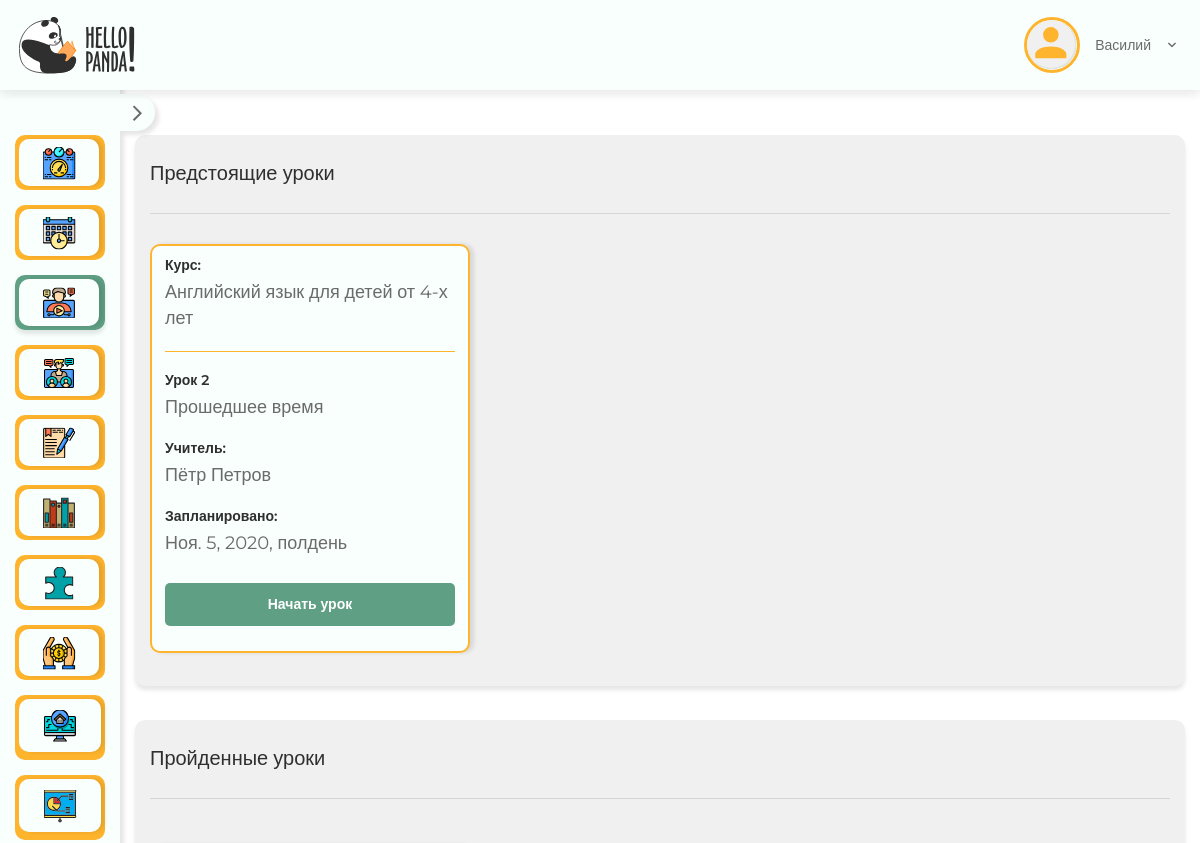
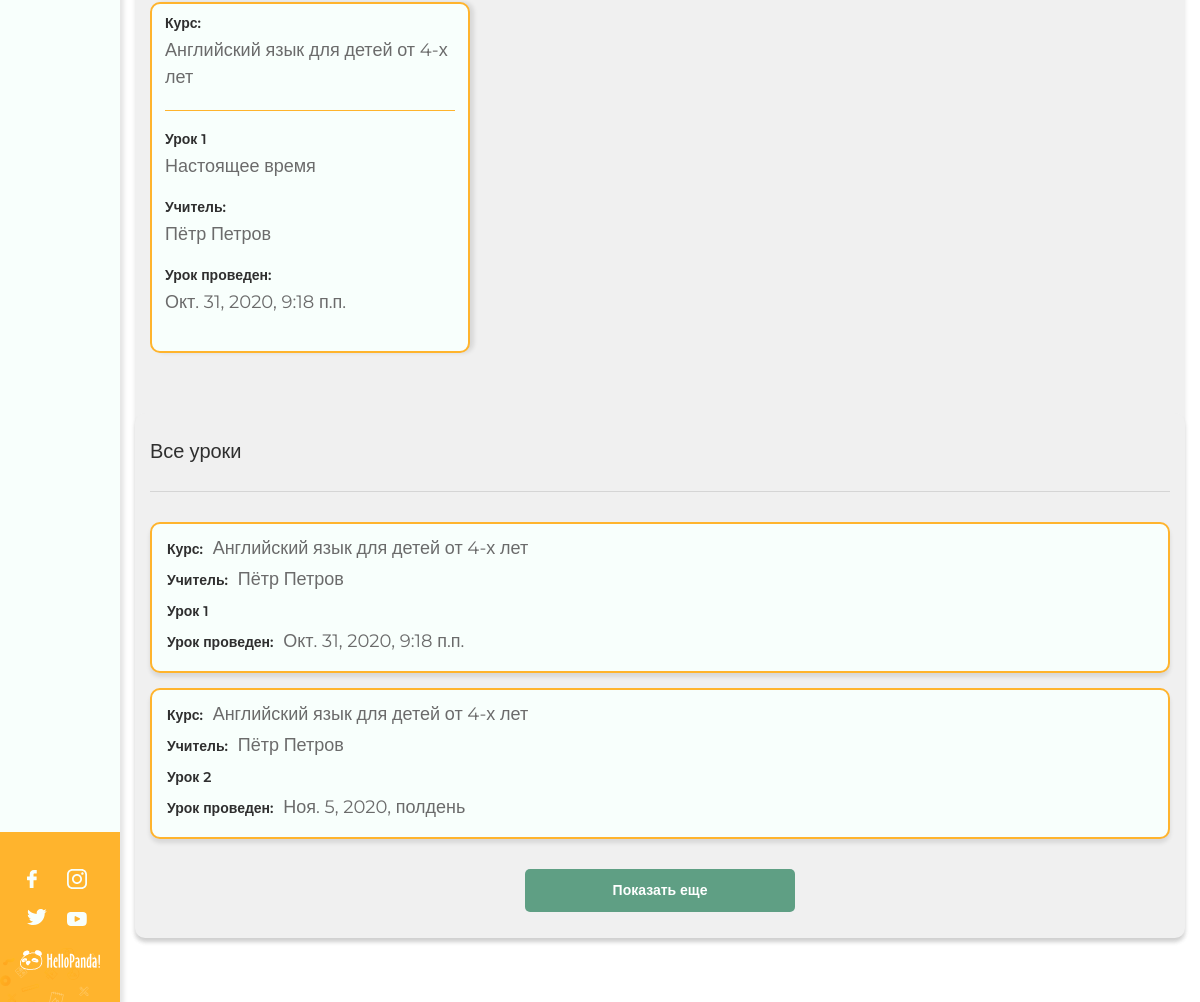
/lk/lessons/ (signed in), run on the app's committed database (2 pictures, top to bottom).
### course/models.py (models this page shows, shortened)
class PaidCourseLesson(CommonId):
    finished = models.BooleanField(default=False, verbose_name='завершен')
    test_result = models.FloatField(default=0, verbose_name='результат по тесту')
    word_result = models.FloatField(default=0, verbose_name='результат по словам')
    game_result = models.FloatField(default=0, verbose_name='результат по игре')
    note = models.TextField(default='', blank=True, verbose_name='заметки')
    paid_course = models.ForeignKey(PaidCourse, on_delete=models.PROTECT, related_name='paid_course_lessons', verbose_name='оплаченный курс')
    course_lesson = models.ForeignKey(CourseLesson, null=True, blank=True, on_delete=models.PROTECT, related_name='paid_course_lessons', verbose_name='курс <-> урок')
    lesson = models.ForeignKey(Lesson, on_delete=models.PROTECT, verbose_name='урок')
    class Meta:
        verbose_name = 'оплаченный курс <-> урок'
        verbose_name_plural = '04 | Оплаченные курсы <-> уроки'

class PaidCourse(CommonId):
    finished = models.BooleanField(default=False, verbose_name='завершен')
    course = models.ForeignKey(Course, on_delete=models.PROTECT, verbose_name='курс')
    teacher = models.ForeignKey(Teacher, on_delete=models.PROTECT, verbose_name='учитель')
    student = models.ForeignKey(Student, on_delete=models.PROTECT, verbose_name='ученик')
    lessons = models.ManyToManyField(Lesson, through='PaidCourseLesson', related_name='paid_courses')
    class Meta:
        verbose_name = 'оплаченный курс'
        verbose_name_plural = '03 | Оплаченные курсы'

class Course(CommonFields):
    percentage_discount = models.PositiveSmallIntegerField(default=0, verbose_name='скидка в процентах')
    cost = models.PositiveSmallIntegerField(verbose_name='стоимость')
    number_of_lessons = models.ManyToManyField(NumberOfLessons, related_name='courses', verbose_name='количество уроков')
    lessons = models.ManyToManyField(Lesson, through='CourseLesson', related_name='courses')
    def get_discount(self):
        return self.cost / 100 * self.percentage_discount
    get_discount.short_description = 'скидка'
    def get_cost_with_discount(self):
        return self.cost - self.get_discount()
    get_cost_with_discount.short_description = 'стоимость со скидкой'
    class Meta:
        verbose_name = 'курс'
        verbose_name_plural = '01 | Курсы'

class CourseLesson(CommonId):
    number = models.PositiveSmallIntegerField(verbose_name='номер урока')
    course = models.ForeignKey(Course, on_delete=models.PROTECT, verbose_name='курс')
    lesson = models.ForeignKey(Lesson, on_delete=models.PROTECT, verbose_name='урок')
    class Meta:
        verbose_name = 'курс <-> урок'
        verbose_name_plural = '02 | Курсы <-> уроки'
        ordering = ('number', )

class Schedule(models.Model):
    datetime = models.DateTimeField(verbose_name='дата и время урока')
    course = models.ForeignKey(PaidCourse, on_delete=models.PROTECT)
    class Meta:
        verbose_name = 'расписание уроков'
        verbose_name_plural = 'расписания уроков'
        ordering = ('datetime', )

### lesson/models/__init__.py (models this page shows, shortened)
class Lesson(CommonFields):
    tests = models.ManyToManyField(
        Test,
        blank=True,
        related_name='lessons',
        verbose_name='тесты',
    )
    homework_tests = models.ManyToManyField(
        Test,
        blank=True,
        related_name='homework_lessons',
        verbose_name='тесты (ДЗ)',
    )
    words = models.ManyToManyField(
        Word,
        blank=True,
        related_name='lessons',
        verbose_name='слова',
    )
    homework_words = models.ManyToManyField(
        Word,
        blank=True,
        related_name='homework_lessons',
        verbose_name='слова (ДЗ)',
    )
    articles = models.ManyToManyField(Article, blank=True, verbose_name='статьи')
    books = models.ManyToManyField(Book, blank=True, verbose_name='книги')
    class Meta:
        verbose_name = 'урок'
        verbose_name_plural = '01 | Уроки'

### account/models.py (models this page shows)
class Account(CommonId):
    gender = models.CharField(choices=GENDER, max_length=1, default='U', verbose_name='пол')
    user = models.OneToOneField(get_user_model(), on_delete=models.CASCADE, verbose_name='учётная запись')
    class Meta:
        abstract = True

class Teacher(Account):
    native_speaker = models.CharField(max_length=100, default='', blank=True, verbose_name='родной язык')
    def __str__(self):
        return self.user.get_full_name()
    class Meta:
        verbose_name = 'учитель'
        verbose_name_plural = '01 | Учителя'

### course/views.py (the view)
# urls.py: path('lessons/', PaidCourseListView.as_view(), name='lessons'),
class PaidCourseListView(LoginRequiredMixin, ListView):
    model = PaidCourse
    template_name = 'private/lessons.html'
    def get_queryset(self):
        return super().get_queryset().filter(get_user_context(self), finished=False)

### course/templatetags/course_extras.py (called while the page is built)
@register.filter
def get_list_item(lst, index):
    try:
        return lst[index].datetime
    except IndexError:
        return '--'

### course/views.py (called while the page is built)
def get_user_context(obj, is_filter=True):
    user = obj.request.user
    if is_filter:
        return Q(teacher__user=user) if user.is_staff else Q(student__user=user)
    else:
        return user.teacher if user.is_staff else user.student

### templates/private/lessons.html (shortened to what this page needs)
{% extends './_base.html' %}
{% load static course_extras %}
{% block style %}
  <link rel="stylesheet" href="https://ajax.googleapis.com/ajax/libs/jqueryui/1.11.4/themes/smoothness/jquery-ui.css">
{% endblock %}
{% block content %}
  <div class="personalArea-content">
    <div class="personalArea-block">
      <div class="personalArea-block__top">
        <div class="personalArea-block__top-row">
          <span class="personalArea-block__title">Предстоящие уроки</span>
        </div>
        <div class="personalArea-block__top-b"></div>
      </div>
      <div class="master">
        {% for paid_course in object_list %}
          <div class="master-row">
            {% for paid_course_lesson in paid_course.paid_course_lessons.all %}
              {% if not paid_course_lesson.finished %}
                <div class="master-col">
                  <div class="master-wrap">
                    <div class="master-block master-block__top">
                      <span class="master-subtitle">Курс:</span>
                      <p>{{ paid_course.course.title }}</p>
                    </div>
                    <div class="master-block">
                      <span class="master-subtitle">Урок {{ paid_course_lesson.course_lesson.number }}</span>
                      <p>{{ paid_course_lesson.lesson.title }}</p>
                    </div>
                    <div class="master-block">
                      {% if user.is_staff %}
                        <span class="master-subtitle">Ученик:</span>
                        <p>{{ paid_course.student }}</p>
                      {% else %}
                        <span class="master-subtitle">Учитель:</span>
                        <p>{{ paid_course.teacher }}</p>
                      {% endif %}
                    </div>
                    <div class="master-block">
                      <span class="master-subtitle">Запланировано:</span>
                      {% with schedule=paid_course_lesson.paid_course.schedule_set.all|get_list_item:forloop.counter0 %}
                        <p>{{ schedule }}</p>
                      {% endwith %}
                    </div>
                    <div class="master-bottom">
                      <a href="{% url 'private_side:lesson' paid_course_lesson.pk %}" class="second-btn">Начать урок</a>
                    </div>
                  </div>
                </div>
              {% endif %}
            {% endfor %}
          </div>
        {% endfor %}
      </div>
    </div>
    <div class="personalArea-block">
      <div class="personalArea-block__top">
        <div class="personalArea-block__top-row">
          <span class="personalArea-block__title">Пройденные уроки</span>
        </div>
        <div class="personalArea-block__top-b"></div>
      </div>
      <div class="master master-old">
        {% for paid_course in object_list %}
          <div class="master-row">
            {% for paid_course_lesson in paid_course.paid_course_lessons.all %}
              {% if paid_course_lesson.finished %}
                <div class="master-col">
                  <div class="master-wrap">
                    <div class="master-block master-block__top">
                      <span class="master-subtitle">Курс:</span>
                      <p>{{ paid_course.course.title }}</p>
                    </div>
                    <div class="master-block">
                      <span class="master-subtitle">Урок {{ paid_course_lesson.course_lesson.number }}</span>
                      <p>{{ paid_course_lesson.lesson.title }}</p>
                    </div>
                    <div class="master-block">
                      {% if user.is_staff %}
                        <span class="master-subtitle">Ученик:</span>
                        <p>{{ paid_course.student }}</p>
                      {% else %}
                        <span class="master-subtitle">Учитель:</span>
                        <p>{{ paid_course.teacher }}</p>
                      {% endif %}
                    </div>
                    <div class="master-block">
                      <span class="master-subtitle">Урок проведен:</span>
                      {% with schedule=paid_course_lesson.paid_course.schedule_set.all|get_list_item:forloop.counter0 %}
                        <p>{{ schedule }}</p>
                      {% endwith %}
                  </div>
                </div>
              {% endif %}
            {% endfor %}
          </div>
        {% endfor %}
      </div>
    </div>
    <div class="personalArea-block">
      <div class="personalArea-block__top">
        <div class="personalArea-block__top-row">
          <span class="personalArea-block__title">Все уроки</span>
        </div>
        <div class="personalArea-block__top-b"></div>
      </div>
      <div class="today">
        {% for paid_course in object_list %}
          {% for paid_course_lesson in paid_course.paid_course_lessons.all %}
            <div class="today-block">
              <div class="today-col">
                <span>Курс:</span>
                {{ paid_course.course.title }}
              </div>
              <div class="today-col">
                {% if user.is_staff %}
                  <span>Ученик:</span>
                  {{ paid_course.student }}
                {% else %}
                  <span>Учитель:</span>
                  {{ paid_course.teacher }}
                {% endif %}
              </div>
              <div class="today-col">
                <span>Урок {{ paid_course_lesson.course_lesson.number }}</span>
              </div>
              <div class="today-col">
                <span>Урок проведен:</span>
                {% with schedule=paid_course_lesson.paid_course.schedule_set.all|get_list_item:forloop.counter0 %}
                  {{ schedule }}
                {% endwith %}
              </div>
            </div>
          {% endfor %}
        {% endfor %}
        <div class="today-bottom">
          <a href="#" class="second-btn">Показать еще</a>
        </div>
      </div>
    </div>
  </div>
{% endblock %}

### templates/private/components/header.html (shortened to what this page needs)
{% load static %}
<header class="header header-second">
  <div class="wrapper">
    <div class="header-logo">
      <a href="{% url 'public_side:index' %}">
        <img src="{% static 'img/logo.svg' %}" alt="">
      </a>
    </div>
    <div class="header-lk">
      <div class="header-user">
        <div class="header-user__top">
          <div class="header-user__img">
            <img src="{% static 'img/videoCall-user.svg' %}" alt="">
          </div>
          <span class="header-user__name">{{ user.first_name }}</span>
          <span class="header-user__arrow">
          </span>
        </div>
      </div>
    </div>
  </div>
</header>

### data on the page
PaidCourse: course "Английский язык для детей от 4-х лет", teacher "Пётр Петров"
PaidCourseLesson: course_lesson.number "2", lesson "Прошедшее время", paid_course.schedule_set "Ноя. 5, 2020, полдень"
PaidCourseLesson: course_lesson.number "1", lesson "Настоящее время", paid_course.schedule_set "Окт. 31, 2020, 9:18 п.п."

### other printed values
{{ user.first_name }} "Василий"
